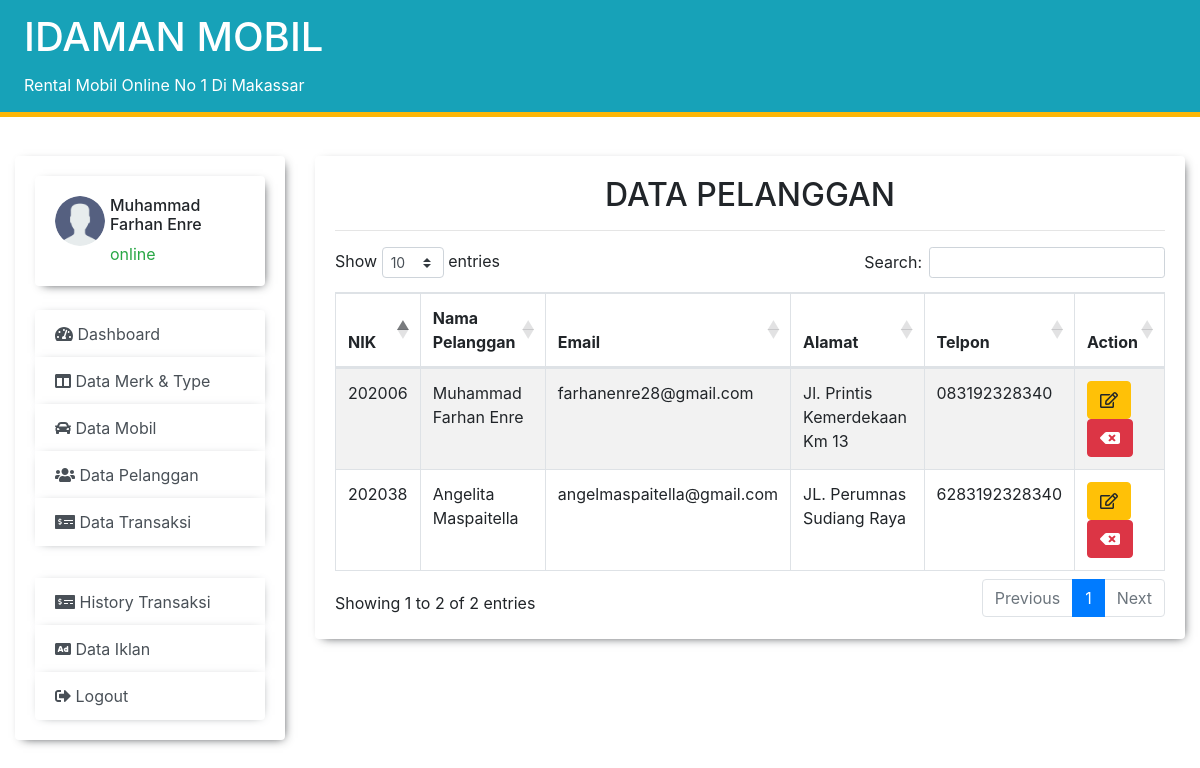
The page /data_pelanggan.php (signed in) on the database its author committed.
### tables this page shows
CREATE TABLE `tbl_pelanggan` (
  `id_pelanggan` int(20) NOT NULL,
  `nama_pelanggan` varchar(60) NOT NULL,
  `username` varchar(20) NOT NULL,
  `email` varchar(200) NOT NULL,
  `password` varchar(60) NOT NULL,
  `alamat` text NOT NULL,
  `telpon` varchar(30) NOT NULL,
  `status` enum('1','3','2','0') NOT NULL,
  PRIMARY KEY (`id_pelanggan`)
);

### data_pelanggan.php (the view, shortened to what this page needs)
<?php
    require 'db/koneksi.php';
    require 'template/header.php';
    require 'template/navbar.php';
?>
  <div class="card">
     <div class="card-body">
            <center><h2>DATA PELANGGAN</h2></center>
            <hr>
            <table id="example" class="table table-striped table-bordered table-responsive-md">
                <thead>
                    <tr>
                        <th>NIK</th>
                        <th>Nama Pelanggan</th>
                        <th>Email</th>
                        <th>Alamat</th>
                        <th>Telpon</th>
                        <th>Action</th>
                    </tr>
                </thead>
                <tbody>
                <?php
                    $user = mysqli_query($koneksi,"SELECT * FROM tbl_pelanggan");
                    while ($row = mysqli_fetch_assoc($user)){ ?>
                    <tr>
                        <td><?= $row['id_pelanggan'];?></td>
                        <td><?= $row['nama_pelanggan'];?></td>
                        <td><?= $row['email'];?></td>
                        <td><?= $row['alamat'];?></td>
                        <td><?= $row['telpon'];?></td>
                        <td>
                            <button class="btn btn-warning" data-toggle="modal" data-target="#update_pelanggan<?= $row['id_pelanggan'];?>"><i class="far fa-edit"></i></button>
                            <a href="models/proses_hapus.php?hapus_user&id_pelanggan=<?= $row['id_pelanggan'];?>"  onClick="return confirm('Klik Ok Jika Anda Ingin Menghapusnya')" class="btn btn-danger" name="hapus_user"><i class="fas fa-backspace"></i></a>
                        </td>
                    </tr>
                <?php } ?>
                </tbody>
            </table>
        </div>
    </div>
<?php
    require 'template/footer.php';
?>

### template/navbar.php (style rules this page uses)
.card { box-shadow: 3px 3px 10px -5px; border: none; }

### rows shown on the page
tbl_pelanggan: id_pelanggan "202006", nama_pelanggan "Muhammad Farhan Enre", email "farhanenre28@gmail.com", alamat "Jl. Printis Kemerdekaan Km 13", telpon "083192328340"
tbl_pelanggan: id_pelanggan "202038", nama_pelanggan "Angelita Maspaitella", email "angelmaspaitella@gmail.com", alamat "JL. Perumnas Sudiang Raya", telpon "6283192328340"

### other values the page prints
$_SESSION['nama_user'] "Muhammad Farhan Enre"
$_SESSION['status_user'] "online"
